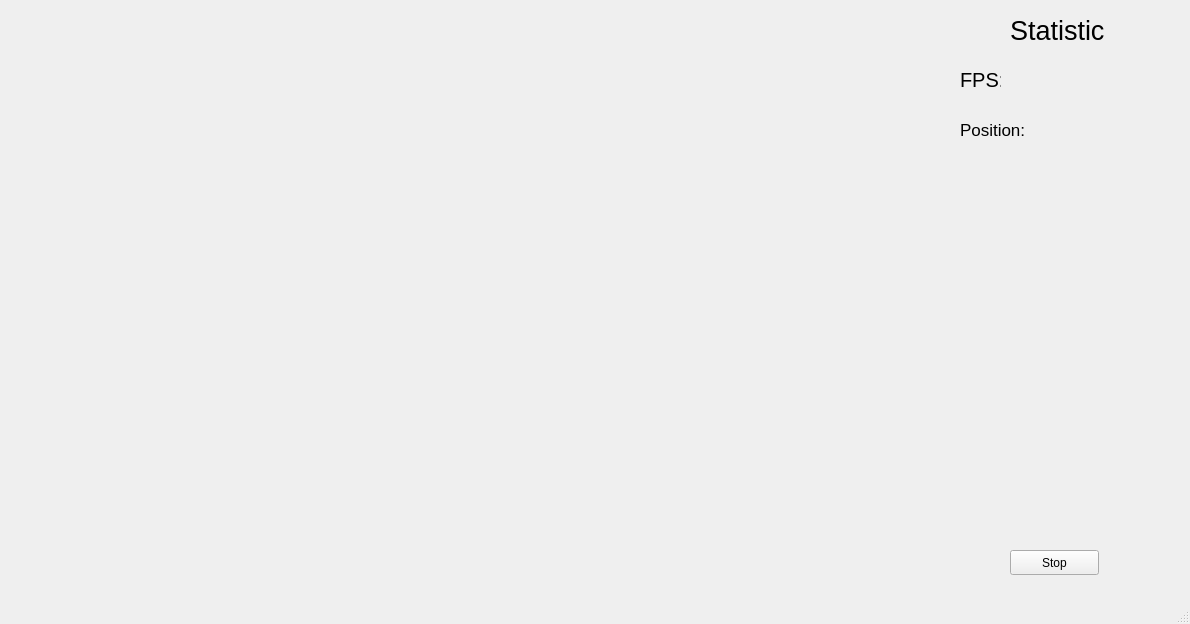
<?xml version="1.0" encoding="UTF-8"?>
<ui version="4.0">
 <class>mainWindow</class>
 <widget class="QMainWindow" name="mainWindow">
  <property name="geometry">
   <rect>
    <x>0</x>
    <y>0</y>
    <width>1190</width>
    <height>624</height>
   </rect>
  </property>
  <property name="windowTitle">
   <string>Driver-Assistance</string>
  </property>
  <widget class="QWidget" name="centralwidget">
   <widget class="QPushButton" name="stopButton">
    <property name="geometry">
     <rect>
      <x>1010</x>
      <y>550</y>
      <width>89</width>
      <height>25</height>
     </rect>
    </property>
    <property name="text">
     <string>Stop</string>
    </property>
   </widget>
   <widget class="QLabel" name="statisticLabel">
    <property name="geometry">
     <rect>
      <x>1010</x>
      <y>10</y>
      <width>121</width>
      <height>41</height>
     </rect>
    </property>
    <property name="font">
     <font>
      <pointsize>20</pointsize>
     </font>
    </property>
    <property name="text">
     <string>Statistic</string>
    </property>
   </widget>
   <widget class="QLabel" name="fpsLabel">
    <property name="geometry">
     <rect>
      <x>960</x>
      <y>60</y>
      <width>41</width>
      <height>40</height>
     </rect>
    </property>
    <property name="font">
     <font>
      <pointsize>15</pointsize>
     </font>
    </property>
    <property name="text">
     <string>FPS:</string>
    </property>
   </widget>
   <widget class="QWidget" name="gridLayoutWidget">
    <property name="geometry">
     <rect>
      <x>0</x>
      <y>-1</y>
      <width>931</width>
      <height>581</height>
     </rect>
    </property>
    <layout class="QGridLayout" name="gridLayout">
     <property name="spacing">
      <number>0</number>
     </property>
     <item row="0" column="0">
      <widget class="QLabel" name="image">
       <property name="text">
        <string/>
       </property>
      </widget>
     </item>
    </layout>
   </widget>
   <widget class="QLabel" name="positionLabel">
    <property name="geometry">
     <rect>
      <x>960</x>
      <y>110</y>
      <width>71</width>
      <height>40</height>
     </rect>
    </property>
    <property name="font">
     <font>
      <pointsize>13</pointsize>
     </font>
    </property>
    <property name="text">
     <string>Position:</string>
    </property>
   </widget>
   <widget class="QLabel" name="fpsValue">
    <property name="geometry">
     <rect>
      <x>1030</x>
      <y>60</y>
      <width>121</width>
      <height>40</height>
     </rect>
    </property>
    <property name="font">
     <font>
      <pointsize>15</pointsize>
     </font>
    </property>
    <property name="text">
     <string/>
    </property>
   </widget>
   <widget class="QLabel" name="positionValue">
    <property name="geometry">
     <rect>
      <x>1030</x>
      <y>110</y>
      <width>121</width>
      <height>40</height>
     </rect>
    </property>
    <property name="font">
     <font>
      <pointsize>15</pointsize>
     </font>
    </property>
    <property name="text">
     <string/>
    </property>
   </widget>
  </widget>
  <widget class="QMenuBar" name="menubar">
   <property name="enabled">
    <bool>true</bool>
   </property>
   <property name="geometry">
    <rect>
     <x>0</x>
     <y>0</y>
     <width>1190</width>
     <height>22</height>
    </rect>
   </property>
  </widget>
  <widget class="QStatusBar" name="statusbar"/>
 </widget>
 <resources/>
 <connections/>
</ui>
